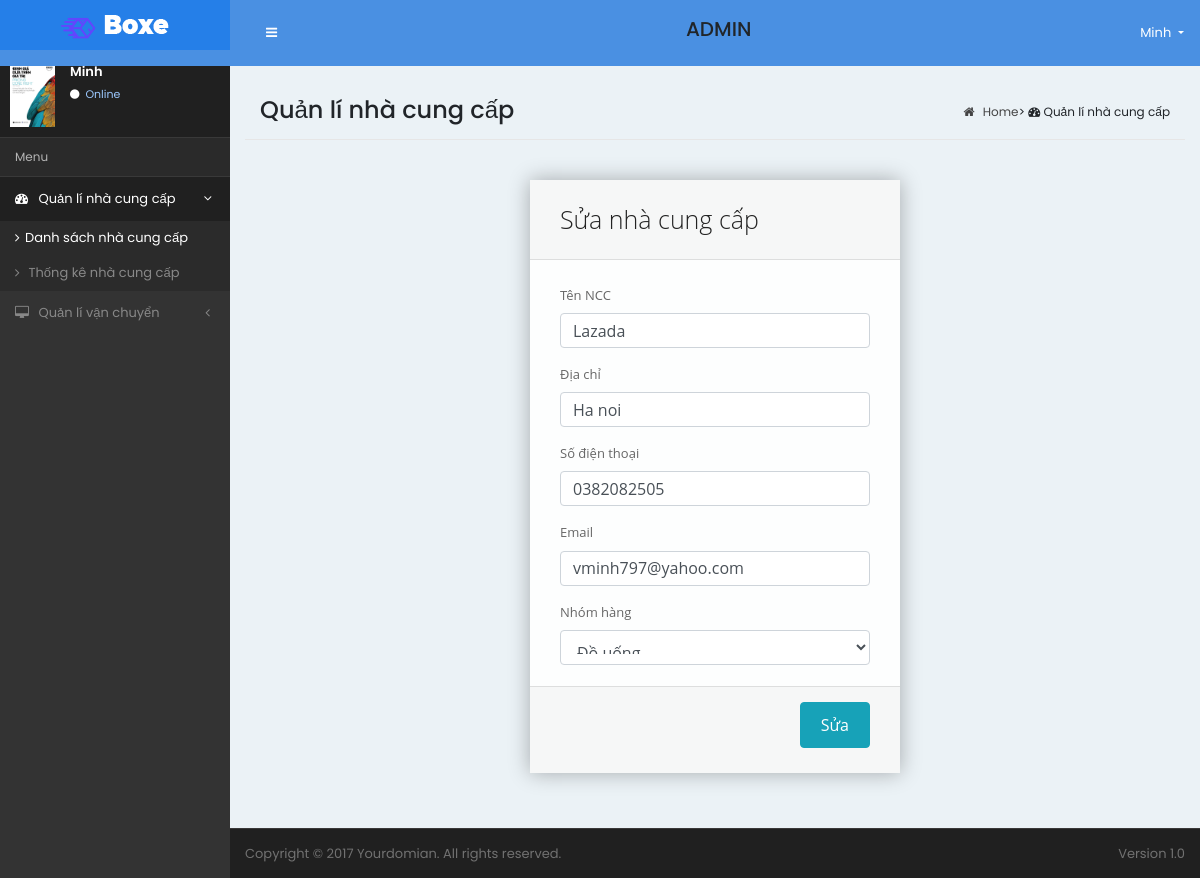
Page /NhaCungCap/SuaNCC/1 (signed in) on the committed database.
### tables this page shows
CREATE TABLE `nhacungcap` (
  `id` int(50) NOT NULL,
  `ten` varchar(50) NOT NULL,
  `diachi` varchar(50) NOT NULL,
  `sdt` varchar(100) NOT NULL,
  `email` varchar(100) NOT NULL,
  `nhom` int(11) NOT NULL
);

### mvc/core/Controller.php (called while the page is built, shortened)
<?php
class Controller{
    public function view($view,$data=[]){
        require_once "./mvc/views/".$view.".php";
    }
    }
?>

### mvc/controllers/NhaCungCap.php (called while the page is built, shortened)
<?php
    class NhaCungCap extends Controller{
        public $ncc,$dh;
        function __construct()
        {
            $this->ncc=$this->model("NhaCungCapModel");
        }
        function SuaNCC($id){
                $ncc=$this->ncc->chitietNCC($id);
                $row= mysqli_fetch_array($ncc);
                $this->view(
                    "Admin",
                    [
                        "Page"=>"SuaNCC",
                        "NCCEdit"=>$row
                    ]);
        }
    }
?>

### mvc/core/App.php (called while the page is built, shortened)
<?php
class App{
    protected $action="SayHi";
    function __construct()
    {
         $arr=$this->UrlProcess();
            if( isset($arr[0])){
            if(file_exists("./mvc/controllers/".$arr[0].".php") ){
                unset($arr[0]);
            }}
            $this->controller = new $this->controller;
        if(isset($arr[1])){
            if(method_exists($this->controller,$arr[1])){
                 $this->action=$arr[1];
            }
            unset($arr[1]);
        }
        $this->params=$arr?array_values($arr):[];
        call_user_func_array([$this->controller,$this->action],$this->params);
    }
    function UrlProcess(){
        if(isset($_GET["url"])){
             return explode("/",filter_var(trim($_GET['url'])));
        }
    }
}
?>

### index.php (called while the page is built, shortened)
<?php
$myApp=new App();
?>

### mvc/core/DB.php (called while the page is built, shortened)
<?php
class DB{
    protected $servername="localhost";
    protected $username="root";
    protected $password="";
    protected $dbname="ltw";
    public function __construct() {
        $this->con=new mysqli($this->servername,$this->username,$this->password,$this->dbname);
    }
}
?>

### mvc/models/NhaCungCapModel.php (called while the page is built, shortened)
<?php
class NhaCungCapModel extends DB
{
    public function chitietNCC($id)
    {
        $sql = "select * from nhacungcap where id='$id'";
        $query = mysqli_query($this->con, $sql);
        return $query;
    }
}

### mvc/views/pages/SuaNCC.php (the view, shortened to what this page needs)
<?php $ncc=$data['NCCEdit']?>
<div class="content-header">
      <h1>Quản lí nhà cung cấp</h1>
      <ol class="breadcrumb">
        <li><a href="#"><i class="fa fa-home"></i> Home</a></li>
        <li class="active"><i class="fa fa-dashboard"></i> Quản lí nhà cung cấp</li>
      </ol>
    </div>
<div class="wrapper">
  <div class="container-fluid">
    <div class="row">
      <div class="col-md-12">
      <div class="form-body">
    <form action="NhaCungCap/SuaNCC/<?php echo $ncc[0]?>" class="col-form" novalidate method="POST">
      <header>Sửa nhà cung cấp</header>
      <fieldset>
        <section>
          <div class="form-group has-feedback">
            <label for="">Tên NCC</label>
            <input class="form-control" placeholder="Tên nhà cung cấp" type="text" name="ten" value="<?php echo $ncc[1] ?>">
            <span class="text-danger" aria-hidden="true"><?php if(isset($_SESSION['errtenNCC'])){ echo $_SESSION['errtenNCC'];unset($_SESSION['errtenNCC']);} ?></span> </div>
        </section>
        <section>
          <div class="form-group has-feedback">
          <label for="">Địa chỉ</label>
            <input class="form-control" placeholder="Địa chỉ" type="text" name="diachi" value="<?php echo $ncc[2] ?>">
            <span class="text-danger" aria-hidden="true"><?php if(isset($_SESSION['errdiachiNCC'])){ echo $_SESSION['errdiachiNCC'];unset($_SESSION['errdiachiNCC']);} ?></span> </div>
        </section>
        <section>
          <div class="form-group has-feedback">
          <label for="">Số điện thoại</label>
            <input class="form-control" placeholder="Số điện thoại" type="text" name="sdt" value="<?php echo $ncc[3] ?>">
            <span class="text-danger" aria-hidden="true"><?php if(isset($_SESSION['errsdtNCC'])){ echo $_SESSION['errsdtNCC'];unset($_SESSION['errsdtNCC']);} ?></span> </div>
        </section>
        <section>
          <div class="form-group has-feedback">
          <label for="">Email</label>
            <input class="form-control" placeholder="E-mail" type="text" name="email" value="<?php echo $ncc[4] ?>">
            <span class="text-danger" aria-hidden="true"><?php if(isset($_SESSION['erremailNCC'])){ echo $_SESSION['erremailNCC'];unset($_SESSION['erremailNCC']);} ?></span> </div>
        </section>
        <section>
          <div class="form-group has-feedback">
          <div class="form-group">
               <label for="">Nhóm hàng</label>
               <select class="form-control" name="nhom" id="" value="<?php echo $ncc[5]?>">
                 <option <?php if($ncc[5]==2) echo "selected=\"selected\""?> value="2">Đồ uống</option>
               </select>
             </div>
        </section>
      </fieldset>
      <footer class="text-right">
        <button type="submit" class="btn btn-info pull-right" name="editNCC">Sửa</button>
      </footer>
    </form>
  </div>
      </div>

### rows in the picture
nhacungcap: ten "Lazada", diachi "Ha noi", sdt "0382082505", email "vminh797@yahoo.com", nhom "Đồ uống"

### other values in the picture
$_SESSION["admin"][3] "Minh"
